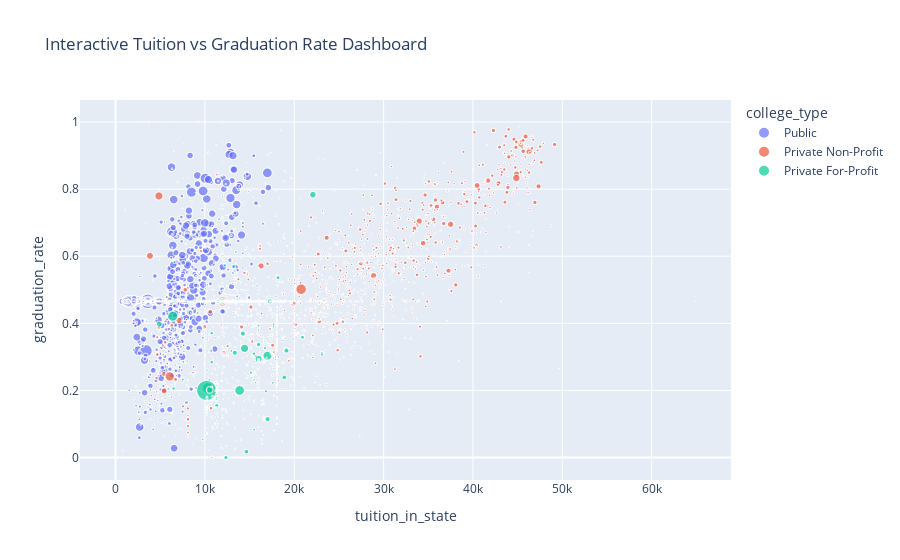

Notebook source saved alongside this figure:
### Code cell
fig = px.scatter(
    df,
    x="tuition_in_state",
    y="graduation_rate",
    color="college_type",
    size="undergrad_enrollment",
    hover_name="college_name",
    title="Interactive Tuition vs Graduation Rate Dashboard"
)

fig.show()

### Figure 1 — Plotly figure (JSON) as saved in the notebook; plotly's stock layout.template omitted (floating-point values rounded to 4 significant figures; data arrays with more than 128 entries replaced by an {"elided": "..."} marker saying what was removed)
{"data": [{"hovertemplate": "<b>%{hovertext}</b><br><br>college_type=Public<br>tuition_in_state=%{x}<br>graduation_rate=%{y}<br>undergrad_enrollment=%{marker.size}<extra></extra>", "hovertext": {"elided": "2073 str values"}, "legendgroup": "Public", "marker": {"color": "#636efa", "size": {"elided": "2073 float values"}, "sizemode": "area", "sizeref": 417.0, "symbol": "circle"}, "mode": "markers", "name": "Public", "showlegend": true, "type": "scattergl", "x": {"elided": "2073 float values"}, "xaxis": "x", "y": {"elided": "2073 float values"}, "yaxis": "y"}, {"hovertemplate": "<b>%{hovertext}</b><br><br>college_type=Private Non-Profit<br>tuition_in_state=%{x}<br>graduation_rate=%{y}<br>undergrad_enrollment=%{marker.size}<extra></extra>", "hovertext": {"elided": "1969 str values"}, "legendgroup": "Private Non-Profit", "marker": {"color": "#EF553B", "size": {"elided": "1969 float values"}, "sizemode": "area", "sizeref": 417.0, "symbol": "circle"}, "mode": "markers", "name": "Private Non-Profit", "showlegend": true, "type": "scattergl", "x": {"elided": "1969 float values"}, "xaxis": "x", "y": {"elided": "1969 float values"}, "yaxis": "y"}, {"hovertemplate": "<b>%{hovertext}</b><br><br>college_type=Private For-Profit<br>tuition_in_state=%{x}<br>graduation_rate=%{y}<br>undergrad_enrollment=%{marker.size}<extra></extra>", "hovertext": {"elided": "3762 str values"}, "legendgroup": "Private For-Profit", "marker": {"color": "#00cc96", "size": {"elided": "3762 float values"}, "sizemode": "area", "sizeref": 417.0, "symbol": "circle"}, "mode": "markers", "name": "Private For-Profit", "showlegend": true, "type": "scattergl", "x": {"elided": "3762 float values"}, "xaxis": "x", "y": {"elided": "3762 float values"}, "yaxis": "y"}], "layout": {"legend": {"itemsizing": "constant", "title": {"text": "college_type"}, "tracegroupgap": 0}, "title": {"text": "Interactive Tuition vs Graduation Rate Dashboard"}, "xaxis": {"anchor": "y", "domain": [0, 1], "title": {"text": "tuition_in_state"}}, "yaxis": {"anchor": "x", "domain": [0, 1], "title": {"text": "graduation_rate"}}}}
